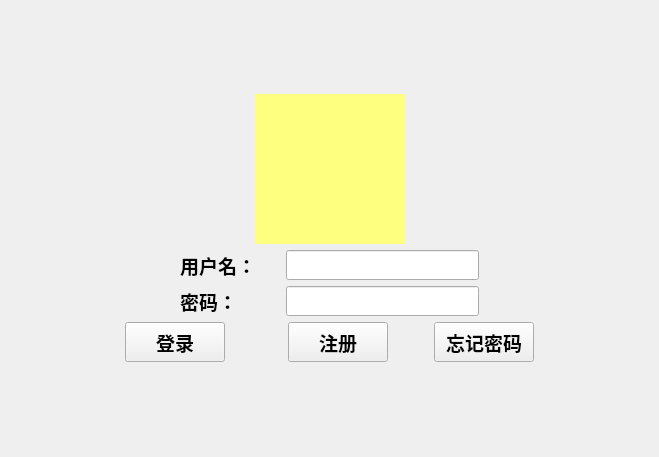
<?xml version="1.0" encoding="UTF-8"?>
<ui version="4.0">
 <class>Login</class>
 <widget class="QWidget" name="Login">
  <property name="geometry">
   <rect>
    <x>0</x>
    <y>0</y>
    <width>659</width>
    <height>457</height>
   </rect>
  </property>
  <property name="windowTitle">
   <string>Form</string>
  </property>
  <layout class="QGridLayout" name="gridLayout">
   <item row="0" column="0">
    <layout class="QVBoxLayout" name="verticalLayout" stretch="60,10,10,20">
     <item>
      <layout class="QHBoxLayout" name="horizontalLayout_4">
       <item>
        <spacer name="horizontalSpacer_4">
         <property name="orientation">
          <enum>Qt::Horizontal</enum>
         </property>
         <property name="sizeHint" stdset="0">
          <size>
           <width>40</width>
           <height>20</height>
          </size>
         </property>
        </spacer>
       </item>
       <item>
        <widget class="QLabel" name="label_3">
         <property name="minimumSize">
          <size>
           <width>150</width>
           <height>150</height>
          </size>
         </property>
         <property name="maximumSize">
          <size>
           <width>150</width>
           <height>150</height>
          </size>
         </property>
         <property name="styleSheet">
          <string notr="true">background-color: rgb(255, 255, 127);</string>
         </property>
         <property name="text">
          <string/>
         </property>
        </widget>
       </item>
       <item>
        <spacer name="horizontalSpacer_5">
         <property name="orientation">
          <enum>Qt::Horizontal</enum>
         </property>
         <property name="sizeHint" stdset="0">
          <size>
           <width>40</width>
           <height>20</height>
          </size>
         </property>
        </spacer>
       </item>
      </layout>
     </item>
     <item>
      <layout class="QHBoxLayout" name="horizontalLayout">
       <item>
        <spacer name="horizontalSpacer_6">
         <property name="orientation">
          <enum>Qt::Horizontal</enum>
         </property>
         <property name="sizeHint" stdset="0">
          <size>
           <width>40</width>
           <height>20</height>
          </size>
         </property>
        </spacer>
       </item>
       <item>
        <widget class="QLabel" name="label">
         <property name="minimumSize">
          <size>
           <width>100</width>
           <height>30</height>
          </size>
         </property>
         <property name="maximumSize">
          <size>
           <width>100</width>
           <height>30</height>
          </size>
         </property>
         <property name="font">
          <font>
           <family>微软雅黑</family>
           <pointsize>14</pointsize>
           <weight>75</weight>
           <bold>true</bold>
          </font>
         </property>
         <property name="text">
          <string>用户名：</string>
         </property>
        </widget>
       </item>
       <item>
        <widget class="QLineEdit" name="LoginName">
         <property name="minimumSize">
          <size>
           <width>0</width>
           <height>30</height>
          </size>
         </property>
         <property name="maximumSize">
          <size>
           <width>16777215</width>
           <height>30</height>
          </size>
         </property>
         <property name="font">
          <font>
           <family>微软雅黑</family>
           <pointsize>14</pointsize>
           <weight>75</weight>
           <bold>true</bold>
          </font>
         </property>
        </widget>
       </item>
       <item>
        <spacer name="horizontalSpacer_8">
         <property name="orientation">
          <enum>Qt::Horizontal</enum>
         </property>
         <property name="sizeHint" stdset="0">
          <size>
           <width>40</width>
           <height>20</height>
          </size>
         </property>
        </spacer>
       </item>
      </layout>
     </item>
     <item>
      <layout class="QHBoxLayout" name="horizontalLayout_2">
       <item>
        <spacer name="horizontalSpacer_7">
         <property name="orientation">
          <enum>Qt::Horizontal</enum>
         </property>
         <property name="sizeHint" stdset="0">
          <size>
           <width>40</width>
           <height>20</height>
          </size>
         </property>
        </spacer>
       </item>
       <item>
        <widget class="QLabel" name="label_2">
         <property name="minimumSize">
          <size>
           <width>100</width>
           <height>30</height>
          </size>
         </property>
         <property name="maximumSize">
          <size>
           <width>100</width>
           <height>30</height>
          </size>
         </property>
         <property name="font">
          <font>
           <family>微软雅黑</family>
           <pointsize>14</pointsize>
           <weight>75</weight>
           <bold>true</bold>
          </font>
         </property>
         <property name="text">
          <string>密码：</string>
         </property>
        </widget>
       </item>
       <item>
        <widget class="QLineEdit" name="LoginPassword">
         <property name="minimumSize">
          <size>
           <width>0</width>
           <height>30</height>
          </size>
         </property>
         <property name="maximumSize">
          <size>
           <width>16777215</width>
           <height>30</height>
          </size>
         </property>
         <property name="font">
          <font>
           <family>微软雅黑</family>
           <pointsize>14</pointsize>
           <weight>75</weight>
           <bold>true</bold>
          </font>
         </property>
        </widget>
       </item>
       <item>
        <spacer name="horizontalSpacer_9">
         <property name="orientation">
          <enum>Qt::Horizontal</enum>
         </property>
         <property name="sizeHint" stdset="0">
          <size>
           <width>40</width>
           <height>20</height>
          </size>
         </property>
        </spacer>
       </item>
      </layout>
     </item>
     <item>
      <layout class="QHBoxLayout" name="horizontalLayout_3" stretch="100,0,50,0,0,0,100">
       <item>
        <spacer name="horizontalSpacer">
         <property name="orientation">
          <enum>Qt::Horizontal</enum>
         </property>
         <property name="sizeHint" stdset="0">
          <size>
           <width>40</width>
           <height>20</height>
          </size>
         </property>
        </spacer>
       </item>
       <item>
        <widget class="QPushButton" name="btnLogin">
         <property name="minimumSize">
          <size>
           <width>100</width>
           <height>40</height>
          </size>
         </property>
         <property name="maximumSize">
          <size>
           <width>100</width>
           <height>40</height>
          </size>
         </property>
         <property name="font">
          <font>
           <family>微软雅黑</family>
           <pointsize>14</pointsize>
           <weight>75</weight>
           <bold>true</bold>
          </font>
         </property>
         <property name="text">
          <string>登录</string>
         </property>
        </widget>
       </item>
       <item>
        <spacer name="horizontalSpacer_3">
         <property name="orientation">
          <enum>Qt::Horizontal</enum>
         </property>
         <property name="sizeHint" stdset="0">
          <size>
           <width>40</width>
           <height>20</height>
          </size>
         </property>
        </spacer>
       </item>
       <item>
        <widget class="QPushButton" name="btnNewUser">
         <property name="minimumSize">
          <size>
           <width>100</width>
           <height>40</height>
          </size>
         </property>
         <property name="maximumSize">
          <size>
           <width>100</width>
           <height>40</height>
          </size>
         </property>
         <property name="font">
          <font>
           <family>微软雅黑</family>
           <pointsize>14</pointsize>
           <weight>75</weight>
           <bold>true</bold>
          </font>
         </property>
         <property name="text">
          <string>注册</string>
         </property>
        </widget>
       </item>
       <item>
        <spacer name="horizontalSpacer_10">
         <property name="orientation">
          <enum>Qt::Horizontal</enum>
         </property>
         <property name="sizeHint" stdset="0">
          <size>
           <width>40</width>
           <height>20</height>
          </size>
         </property>
        </spacer>
       </item>
       <item>
        <widget class="QPushButton" name="btnForgot">
         <property name="minimumSize">
          <size>
           <width>100</width>
           <height>40</height>
          </size>
         </property>
         <property name="maximumSize">
          <size>
           <width>100</width>
           <height>40</height>
          </size>
         </property>
         <property name="font">
          <font>
           <family>微软雅黑</family>
           <pointsize>14</pointsize>
           <weight>75</weight>
           <bold>true</bold>
          </font>
         </property>
         <property name="text">
          <string>忘记密码</string>
         </property>
        </widget>
       </item>
       <item>
        <spacer name="horizontalSpacer_2">
         <property name="orientation">
          <enum>Qt::Horizontal</enum>
         </property>
         <property name="sizeHint" stdset="0">
          <size>
           <width>40</width>
           <height>20</height>
          </size>
         </property>
        </spacer>
       </item>
      </layout>
     </item>
    </layout>
   </item>
  </layout>
 </widget>
 <resources/>
 <connections/>
</ui>
